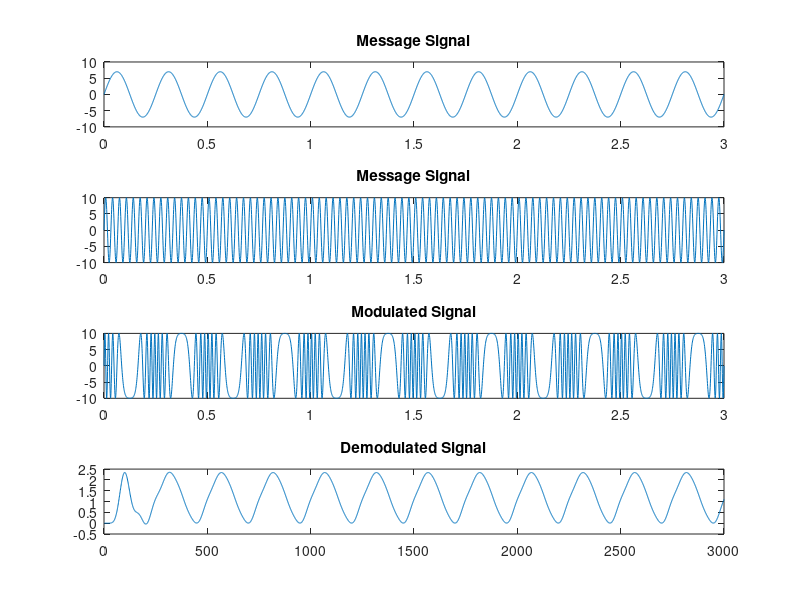

This figure's MATLAB source:
clc;
close all;
close all;

msg_amplitude = 7;
msg_frequency = 4; 
t = 0:0.001:3; 
msg_signal = msg_amplitude*sin(2*pi*msg_frequency*t);
subplot(4,1,1);
plot(t, msg_signal);
title('Message Signal');

carrier_amplitude = 10;
carrier_frequency = 30;
carrier_signal = carrier_amplitude*sin(2*pi*carrier_frequency*t);
subplot(4,1,2);
plot(t, carrier_signal);
title('Message Signal');

%... Modulation
modulation_index = 10;
modulated_signal = carrier_amplitude*sin(2*pi*carrier_frequency*t+msg_signal);
subplot(4,1,3);
plot(t, modulated_signal);
title('Modulated Signal');

%... Demodulation
x = abs(diff(modulated_signal));
%... To use butter function we need to run the following 2 commands
%... pkg install -forge signal
%pkg load signal
[a,b] = butter(10, 0.03);
demodulated_signal = filter(a,b,x);
subplot(4,1,4);
plot(demodulated_signal);
title('Demodulated Signal');